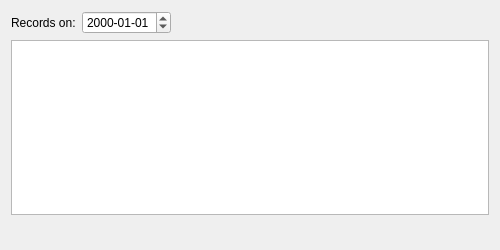
<?xml version="1.0" encoding="UTF-8"?>
<ui version="4.0">
 <class>History</class>
 <widget class="QWidget" name="History">
  <property name="windowModality">
   <enum>Qt::NonModal</enum>
  </property>
  <property name="geometry">
   <rect>
    <x>0</x>
    <y>0</y>
    <width>500</width>
    <height>250</height>
   </rect>
  </property>
  <property name="windowTitle">
   <string>Form</string>
  </property>
  <property name="autoFillBackground">
   <bool>false</bool>
  </property>
  <layout class="QVBoxLayout" name="verticalLayout">
   <item>
    <layout class="QHBoxLayout" name="horizontalLayout">
     <item>
      <widget class="QLabel" name="lbl_Date">
       <property name="text">
        <string>Records on:</string>
       </property>
      </widget>
     </item>
     <item>
      <widget class="QDateEdit" name="de_SearchDate">
       <property name="displayFormat">
        <string>yyyy-MM-dd</string>
       </property>
      </widget>
     </item>
     <item>
      <spacer name="horizontalSpacer">
       <property name="orientation">
        <enum>Qt::Horizontal</enum>
       </property>
       <property name="sizeHint" stdset="0">
        <size>
         <width>40</width>
         <height>20</height>
        </size>
       </property>
      </spacer>
     </item>
    </layout>
   </item>
   <item>
    <widget class="QTableWidget" name="tw_Records"/>
   </item>
   <item>
    <spacer name="verticalSpacer">
     <property name="orientation">
      <enum>Qt::Vertical</enum>
     </property>
     <property name="sizeHint" stdset="0">
      <size>
       <width>20</width>
       <height>40</height>
      </size>
     </property>
    </spacer>
   </item>
  </layout>
 </widget>
 <resources/>
 <connections/>
</ui>
